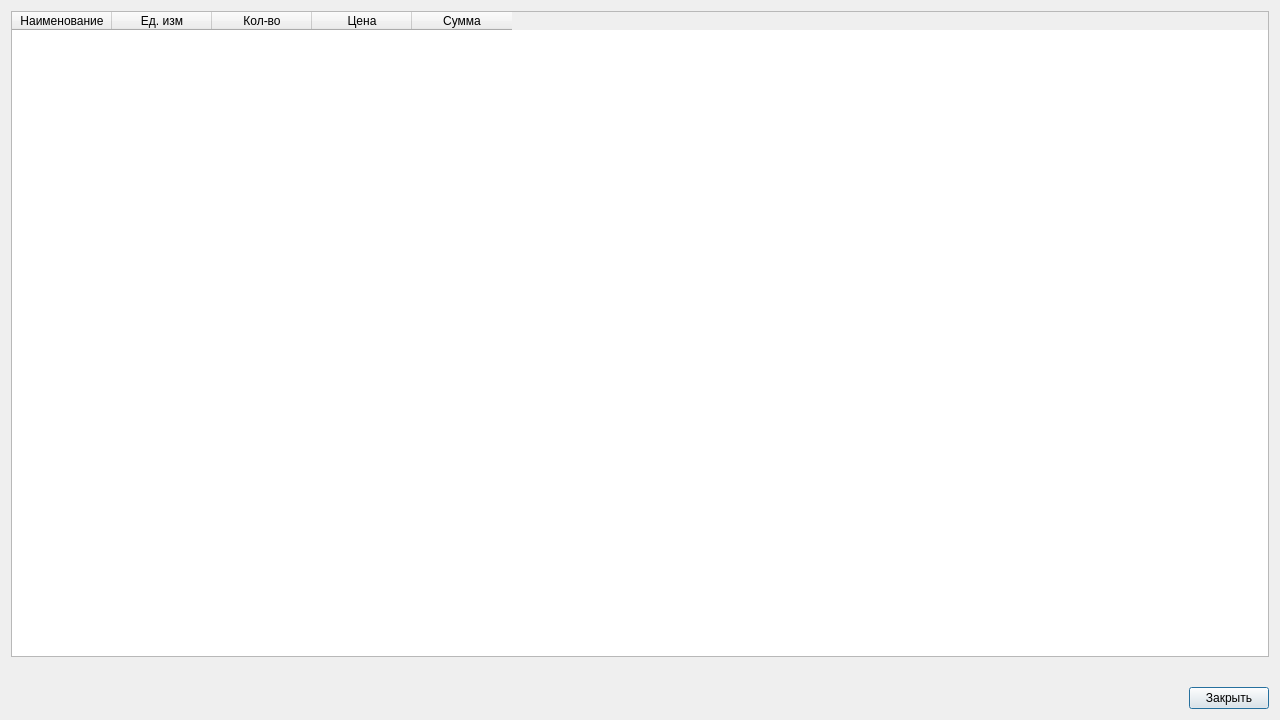
<?xml version="1.0" encoding="UTF-8"?>
<ui version="4.0">
 <class>EstimateDialog</class>
 <widget class="QDialog" name="EstimateDialog">
  <property name="geometry">
   <rect>
    <x>0</x>
    <y>0</y>
    <width>1280</width>
    <height>720</height>
   </rect>
  </property>
  <property name="windowTitle">
   <string>Dialog</string>
  </property>
  <layout class="QGridLayout" name="gridLayout">
   <item row="2" column="0">
    <spacer name="horizontalSpacer">
     <property name="orientation">
      <enum>Qt::Orientation::Horizontal</enum>
     </property>
     <property name="sizeHint" stdset="0">
      <size>
       <width>40</width>
       <height>20</height>
      </size>
     </property>
    </spacer>
   </item>
   <item row="2" column="1">
    <widget class="QPushButton" name="btn_close">
     <property name="text">
      <string>Закрыть</string>
     </property>
    </widget>
   </item>
   <item row="1" column="0" colspan="2">
    <widget class="QLabel" name="lbl_total">
     <property name="font">
      <font>
       <pointsize>12</pointsize>
       <bold>true</bold>
      </font>
     </property>
     <property name="frameShape">
      <enum>QFrame::Shape::NoFrame</enum>
     </property>
     <property name="text">
      <string/>
     </property>
    </widget>
   </item>
   <item row="0" column="0" colspan="2">
    <widget class="QTableWidget" name="tableWidget">
     <attribute name="horizontalHeaderVisible">
      <bool>true</bool>
     </attribute>
     <attribute name="verticalHeaderVisible">
      <bool>false</bool>
     </attribute>
     <column>
      <property name="text">
       <string>Наименование</string>
      </property>
     </column>
     <column>
      <property name="text">
       <string>Ед. изм</string>
      </property>
     </column>
     <column>
      <property name="text">
       <string>Кол-во</string>
      </property>
     </column>
     <column>
      <property name="text">
       <string>Цена</string>
      </property>
     </column>
     <column>
      <property name="text">
       <string>Сумма</string>
      </property>
     </column>
    </widget>
   </item>
  </layout>
 </widget>
 <resources/>
 <connections/>
</ui>
